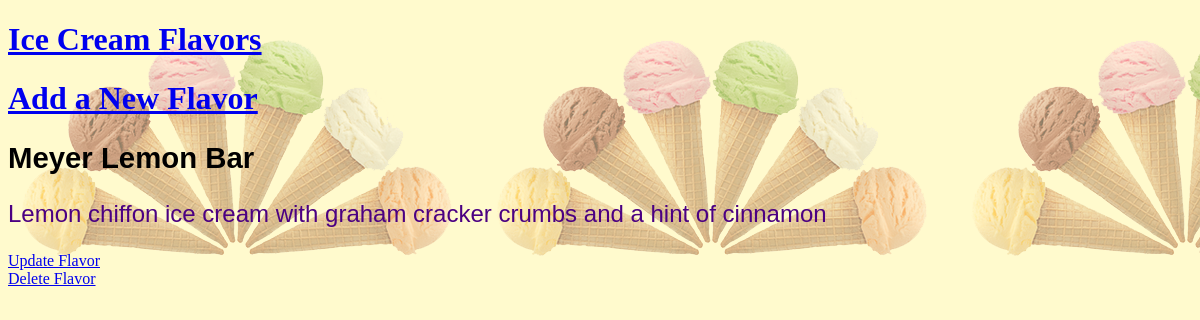
/icecream/2/, run on the app's committed database.
### icecream/models.py (models this page shows, shortened)
class Flavor(models.Model):
    name = models.CharField(max_length= 100)
    description = models.TextField()
    author = models.ForeignKey('auth.User', on_delete = models.CASCADE)

### icecream/views.py (the view)
# urls.py: path('icecream/<int:pk>/', FlavorDetailView.as_view(), name='flavors_details'),
class FlavorDetailView(DetailView):
    template_name = 'flavors_details.html'
    model = Flavor

### templates/flavors_details.html
{% extends 'base.html' %}
{% block content %}
<div>
  <h2>{{ flavor.name }}</h2>
  <p>{{ flavor.description }}</p>
</div>
<div><a href="{% url 'flavors_update' flavor.pk %}">Update Flavor</a>
</div>
<div><a href="{% url 'flavors_delete' flavor.pk %}">Delete Flavor</a>
</div>
{% endblock content%}

### static/base.css (style rules this page uses)
body { background-color: lemonchiffon; background-image: url("./images/icecream2.png"); }
p { font-size: 18pt; font-family: Arial, Helvetica, sans-serif; color: indigo }
h2 { font-size: 22pt; font-family: Arial, Helvetica, sans-serif; font-weight: bold; }

### data on the page
Flavor: name "Meyer Lemon Bar", description "Lemon chiffon ice cream with graham cracker crumbs and a hint of cinnamon"
